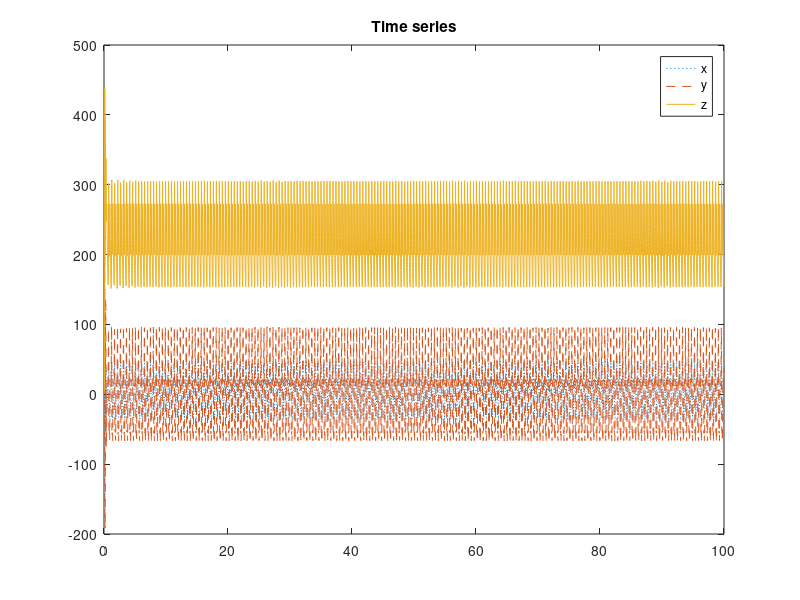
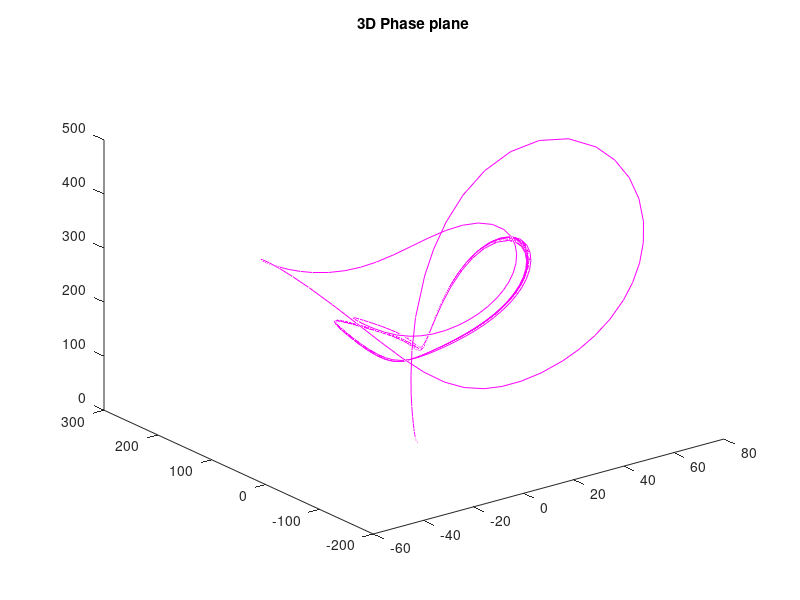
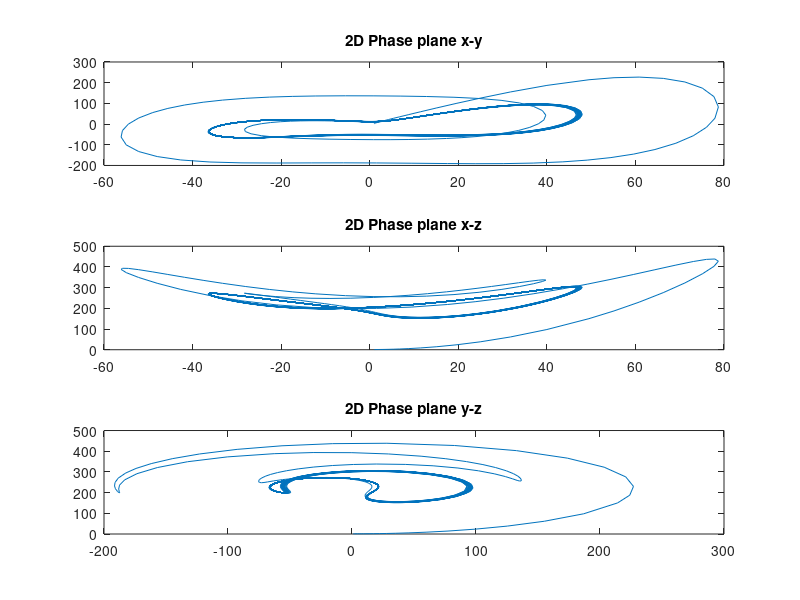

Write MATLAB code to recreate these figures, in order.
sigma = 10; beta = 8/3; rho = 228;
f = @(t,a) [-sigma*a(1) + sigma*a(2); rho*a(1) - a(2) - a(1)*a(3); -beta*a(3) + a(1)*a(2)];
[t,a] = ode45(f,[0 100], [1 1 1]);

figure(1)
plot(t,a(:,1), ':', t,a(:,2), '--',t,a(:,3), '-')
title('Time series')
legend('x','y','z')

figure(2)
plot3(a(:,1),a(:,2),a(:,3),'m');
title('3D Phase plane')

figure(3)
subplot(311)
plot(a(:,1),a(:,2))
title('2D Phase plane x-y')
subplot(312)
plot(a(:,1),a(:,3));
title('2D Phase plane x-z')
subplot(313)
plot(a(:,2),a(:,3))
title('2D Phase plane y-z')